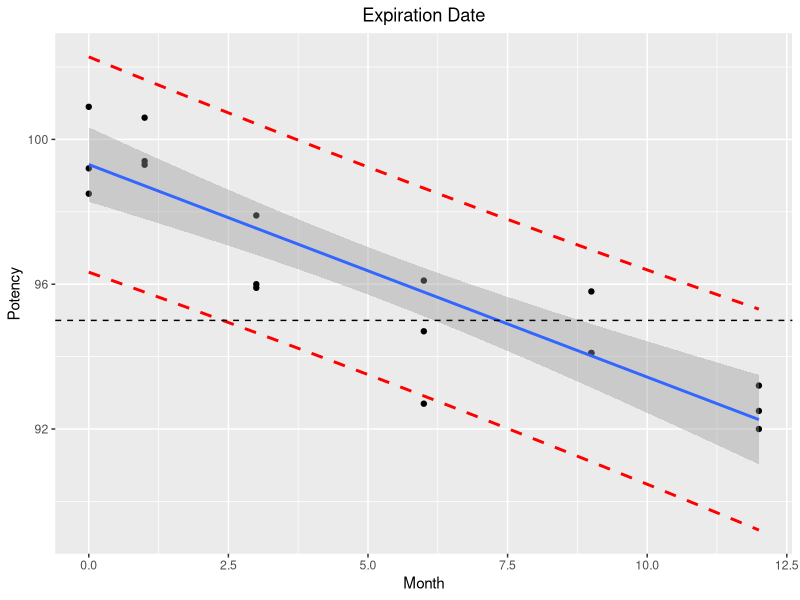

This chart was generated by the following R code:
library(car)
options(contrasts = c("contr.sum", "contr.poly"))
setwd("c:/data/csv")
koleva <-read.csv("stb1.csv", header=TRUE)
head(koleva)
bbatch <-as.character(koleva$Batch)
model1<-lm(Potency~Month+bbatch+Month*bbatch, data=koleva)
summary(model1)
names(model1)
anovatable1<-anova(model1)
#anovatableIII<-anova(model1, type="III")
names(anovatable1)
pval1<-anovatable1$`Pr(>F)`[3]
pval1

#Need if/then here
#If pval1<.25 then stop and get expiration date
#if pval>.25 then remove interaction from model
#model 2
model2 <-lm(Potency~Month+bbatch, data=koleva)
summary(model2)
anovatable2<-anova(model2)
anovatable2
pval2<-anovatable2$`Pr(>F)`[2]
pval2

#Need if/then here
#If pval2<.25 then stop and get expiration date
#if pval2>.25 then remove batch from model
#model 2
model3 <-lm(Potency~Month, data=koleva)
summary(model3)
anovatable3<-anova(model3)
anovatable3
#Graph for final model
library(ggplot2)
y_fit_predict<-predict(model3, koleva, interval="predict")
my_data<-cbind(koleva,y_fit_predict)
ggplot(my_data,aes(Month,Potency))+
  geom_point()+
  geom_smooth(method=lm)+
  geom_smooth(aes(y=lwr), color="red", linetype="dashed", se=FALSE)+
  geom_smooth(aes(y=upr), color="red", linetype="dashed", se=FALSE)+
  geom_hline(yintercept=95, linetype="dashed")+
  theme(legend.position="right",
      plot.title = element_text(hjust = 0.5)) +
  ggtitle("Expiration Date")

#grid.locator(unit="native")

#attach prediction interval values for all observations to our data set

#https://stackoverflow.com/questions/34248347/r-locate-intersection-of-two-curves
#cross <-est[which.min(abs(1-est$fitline)),] 
#Scatterplot with fitted line and two sets of confidence bands









